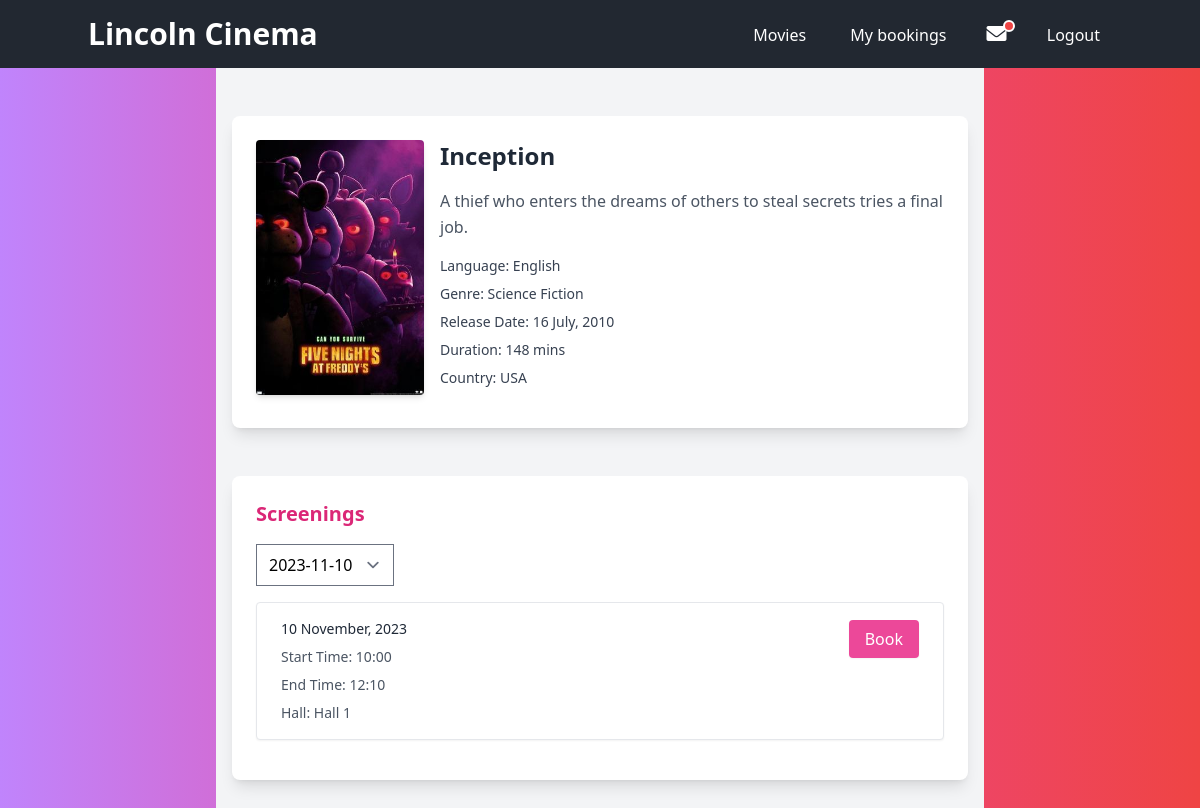
Page /movies/1 (signed in) on the earlier database version.
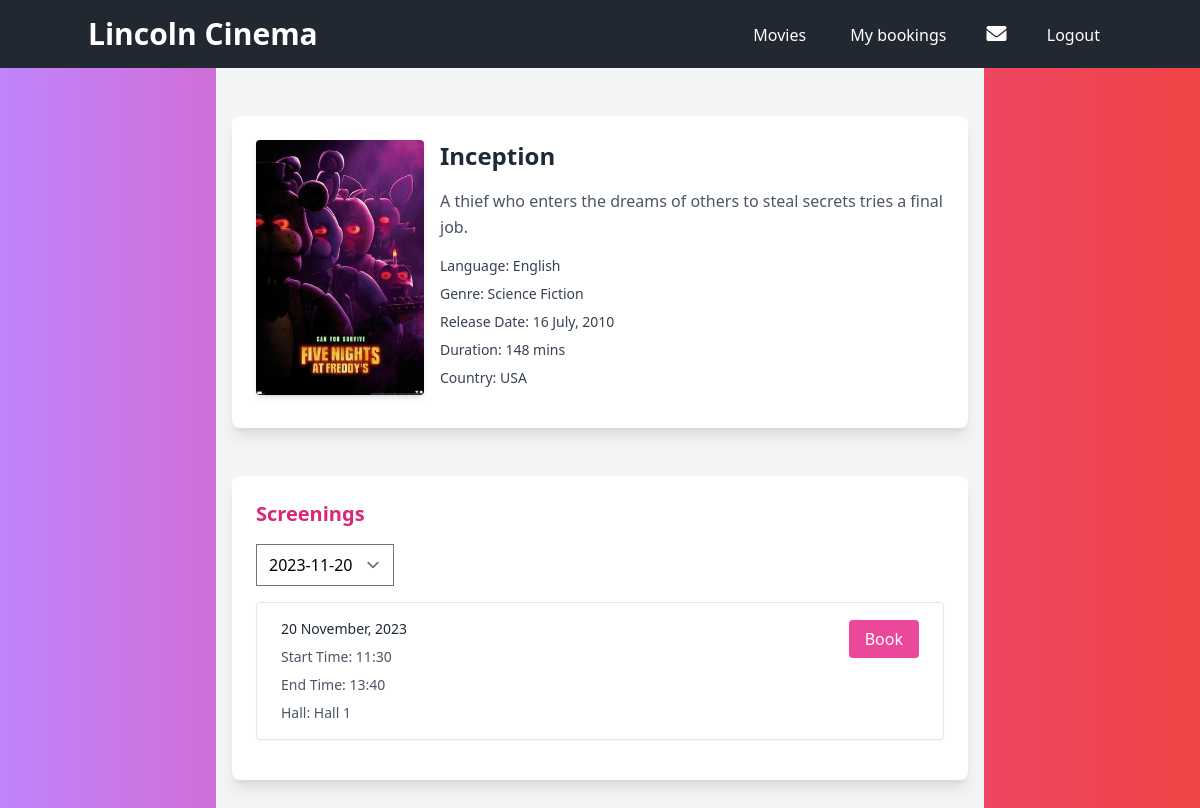
Same page on the later database version.
### app/models/movieModel.py (models this page shows, shortened)
class ScreeningValidationMixin:
    def isActiveScreening(self) -> bool:
        if self.status == ScreeningStatus.ACTIVE:
            return True
        return False
    def isFutureScreening(self) -> bool:
        today = datetime.now()
        now = datetime.now()
        if self.screeningDate.date() > today.date() or (self.screeningDate.date() == today.date() and self.startTime.time() > now.time()):
            return True
        return False

class BookingListFilterMixin:
    @staticmethod
    def filteredBooking(bookingList: ["Booking"]) -> ["Booking"]:
        filteredBookingList = []
        for booking in bookingList:
            if booking.status == BookingStatus.PENDING or booking.status == BookingStatus.CONFIRMED:
                filteredBookingList.append(booking)
        return filteredBookingList

class Screening(db.Model, ScreeningValidationMixin, BookingListFilterMixin):
    __tablename__ = 'screenings'
    id = db.Column(db.Integer, primary_key=True)
    screeningDate = db.Column(db.DateTime, nullable=False)
    startTime = db.Column(db.DateTime, nullable=False)
    endTime = db.Column(db.DateTime, nullable=False)
    hallId = db.Column(db.Integer, db.ForeignKey('cinemaHalls.id'))
    status = db.Column(db.Enum(ScreeningStatus), nullable=False, default=ScreeningStatus.ACTIVE)
    movieId = db.Column(db.Integer, db.ForeignKey('movies.id'))
    movie = relationship('Movie', back_populates='screenings')
    hall = relationship('CinemaHall', back_populates='screenings')
    bookings = relationship('Booking', back_populates='screening')

class CinemaHall(db.Model):
    __tablename__ = 'cinemaHalls'
    id = db.Column(db.Integer, primary_key=True)
    name = db.Column(db.String, nullable=False)
    totalSeats = db.Column(db.Integer, nullable=False)
    seats = relationship('CinemaHallSeat', back_populates='hall')
    screenings = relationship('Screening', back_populates='hall')

### app/routes/routes.py (the view)
@movie_bp.route('/movies/<movieId>', methods=['GET', 'POST'])
def showMovieDetailsAndScreenings(movieId):
    return MovieController.viewMovieDetailsAndScreenings(movieId)

### app/controllers/movieController.py (called while the page is built)
    @staticmethod
    def viewMovieDetailsAndScreenings(movieId: int):
        movie = Movie.getActiveMovieById(movieId)
        if movie:
            screeningList = movie.getScreenings()
            screeningsByDate = defaultdict(list)
            for screening in screeningList:
                screeningsByDate[screening.screeningDate.date()].append(screening)
            userType = session.get('userType', 'guest')
            dateList = list(sorted(screeningsByDate.keys(), reverse=False))
            if dateList == []:
                dateList = ['---']
            return render_template("movieDetailsAndScreenings.html", dateList=dateList, screeningsByDate=screeningsByDate, movie=movie, userType=userType)
        else:
            flash("Movie does not exist or has been cancelled.", 'error')
            return redirect(url_for('movies.showMovies'))

### app/models/movieModel.py (called while the page is built)
    def getScreenings(self) -> List["Screening"]:
        screeningsList = []
        for screening in self.screenings:
            if screening and screening.isActiveScreening() and screening.isFutureScreening():
                screeningsList.append(screening)
        return screeningsList

### app/templates/movieDetailsAndScreenings.html (shortened to what this page needs)
{% extends 'base.html' %}
{% block content %}
<div class="container mx-auto max-w-3xl font-sans antialiased py-12 px-4 bg-gray-100">
    <div class="bg-white p-6 rounded-lg shadow-lg mb-12">
        <div class="flex flex-wrap md:flex-nowrap md:space-x-4">
            <div class="w-full md:w-1/4 mb-4 md:mb-0">
                <img src="/static/moviePosters/sample.jpg" alt="{{ movie.title }}" class="w-full rounded shadow-md">
            </div>
            <div class="w-full md:w-3/4 space-y-4">
                <h1 class="text-2xl font-semibold text-gray-800">{{ movie.title }}</h1>
                <p class="text-gray-600 text-base leading-relaxed">{{ movie.description }}</p>
                <div class="space-y-2 text-sm">
                    <p class="text-gray-700"><span class="font-medium">Language:</span> {{ movie.language }}</p>
                    <p class="text-gray-700"><span class="font-medium">Genre:</span> {{ movie.genre }}</p>
                    <p class="text-gray-700"><span class="font-medium">Release Date:</span> {{ movie.releaseDate.strftime('%d %B, %Y') }}</p>
                    <p class="text-gray-700"><span class="font-medium">Duration:</span> {{ movie.durationMins }} mins</p>
                    <p class="text-gray-700"><span class="font-medium">Country:</span> {{ movie.country }}</p>
                </div>
            </div>
        </div>
    </div>
    <div id="screeningsSection" class="bg-white p-6 rounded-lg shadow-lg">
        <h2 class="text-xl font-semibold mb-4 text-pink-600">Screenings</h2>
        <select id="dateDropdown" data-firstdate="{{ dateList[0]}}" class="mb-4">
            {% for date in dateList %}
            <option value="{{ date }}">{{ date }}</option>
            {% endfor %}
        </select>
        {% if screeningsByDate %}
            {% for date, screenings in screeningsByDate.items() %}
            <div class="screening-section hidden" data-date="{{ date }}">
                    {% for screening in screenings %}
                    <div class="border border-gray-200 py-4 px-6 mb-4 bg-white rounded shadow-sm">
                        <div class="flex justify-between items-start">
                            <div class="space-y-2 text-sm">
                                <p class="text-md font-medium text-gray-800">{{ screening.screeningDate.strftime('%d %B, %Y') }}</p>
                                <p class="text-gray-600"><span class="font-medium">Start Time:</span> {{ screening.startTime.strftime('%H:%M') }}</p>
                                <p class="text-gray-600"><span class="font-medium">End Time:</span> {{ screening.endTime.strftime('%H:%M') }}</p>
                                <p class="text-gray-600"><span class="font-medium">Hall:</span> {{ screening.hall.name }}</p>
                            </div>
                            <div class="mt-2 flex-shrink-0">
                                {% if userType != 'admin' %}
                                <a href="{{ url_for('movies.selectSeats', screeningId=screening.id) }}" class="bg-pink-500 hover:bg-pink-600 text-white px-4 py-2 rounded transition duration-150 shadow-sm">Book</a>
                                {% endif %}
                            </div>
                        </div>
                    </div>
                    {% endfor %}
            </div>
            {% endfor %}
        {% else %}
        <p class="text-gray-500 text-sm">No screenings available for this movie.</p>
        {% endif %}
    </div>
</div>
{% endblock %}

Differences in the rows shown:
no longer on this page (row edited): Screening: screeningDate "10 November, 2023", startTime "10:00", endTime "12:10", hall.name "Hall 1"
now on this page (row unchanged): Screening: screeningDate "20 November, 2023", startTime "11:30", endTime "13:40", hall.name "Hall 1"
Other differences:
form field value: "2023-11-10" → "2023-11-20"
